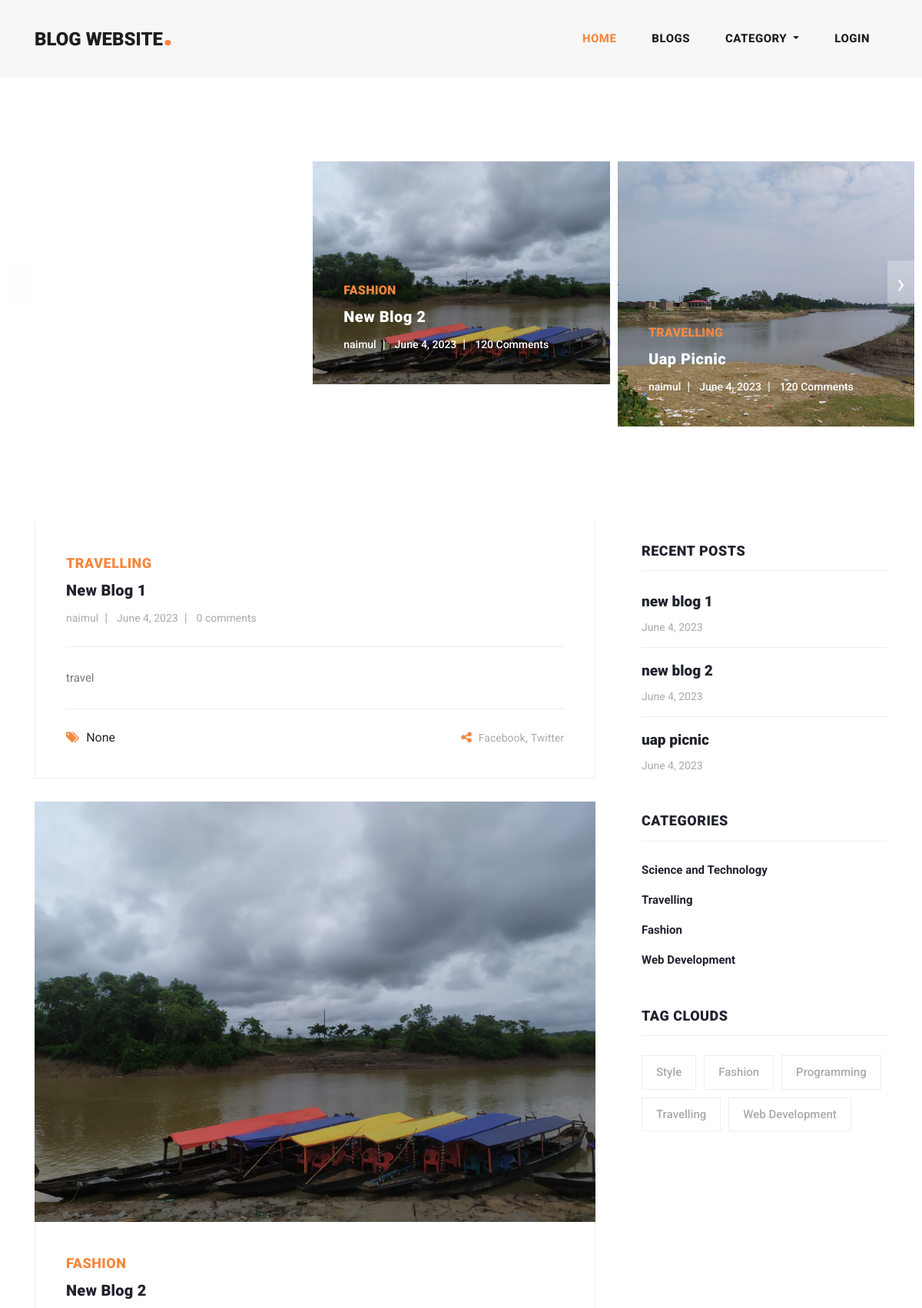
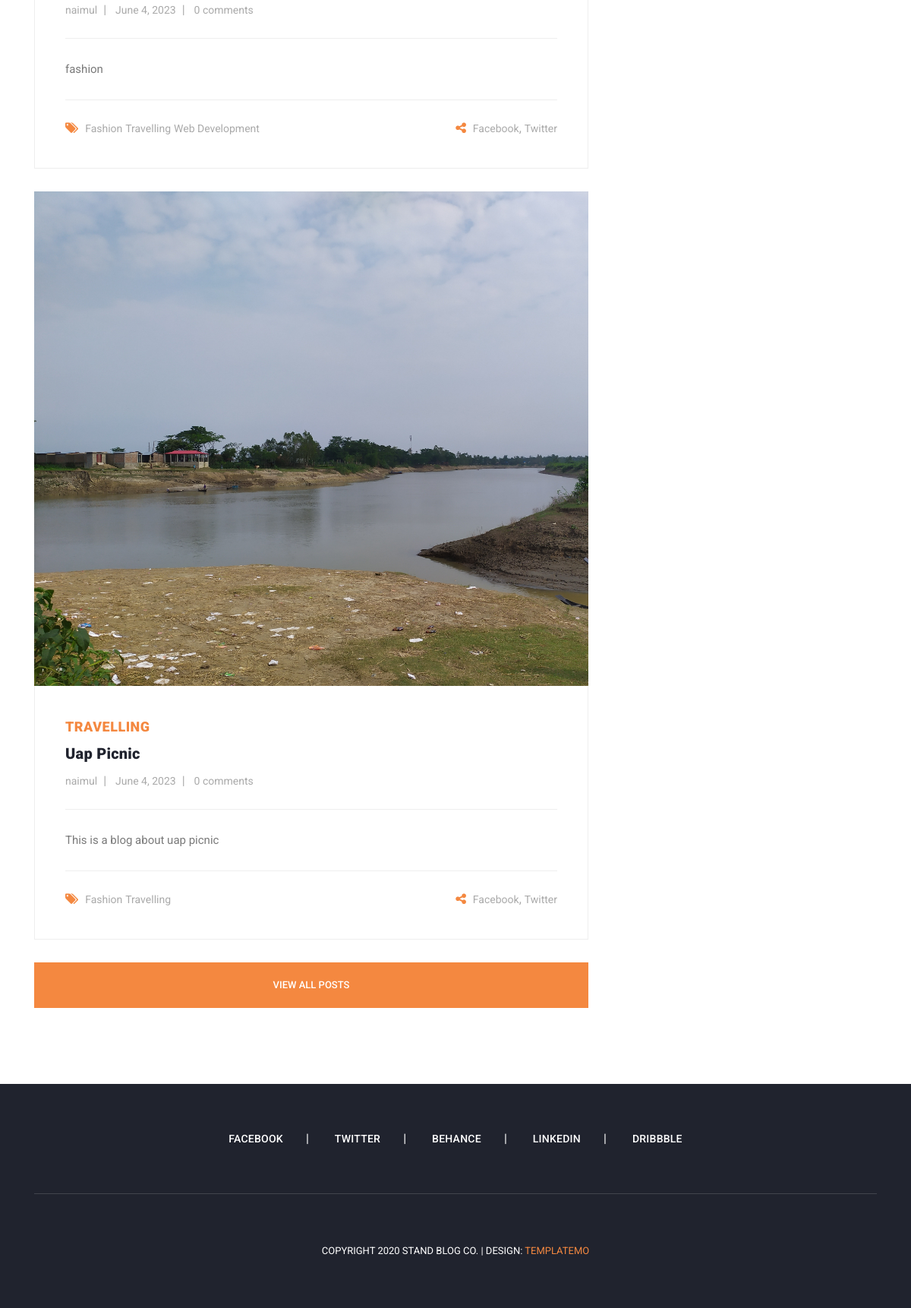
The page / on the database its author committed (2 pictures, top to bottom).
### blog/models.py (models this page shows, shortened)
class Blog(models.Model):
  user = models.ForeignKey(
    User,
    related_name='user_blogs',
    on_delete=models.CASCADE
  )
  category = models.ForeignKey(
    Category,
    related_name='category_blogs',
    on_delete=models.CASCADE
  )
  tags = models.ManyToManyField(
    Tag,
    related_name='tag_blogs',
    blank=True
  )
  likes = models.ManyToManyField(
    User,
    related_name='user_likes',
    blank=True
  )
  title = models.CharField(
    max_length=250
  )
  slug = models.SlugField(null=True, blank=True)
  banner = models.ImageField(upload_to='blog_banners')
  description = models.TextField()
  created_date = models.DateField(auto_now_add=True)

class Category(models.Model):
  title = models.CharField(max_length=150, unique=True)
  slug = models.SlugField(null=True, blank=True)
  created_date = models.DateField(auto_now_add=True)
  def __str__(self) -> str:
    return self.title

class Tag(models.Model):
  title = models.CharField(max_length=150)
  slug = models.SlugField(null=True, blank=True)
  created_date = models.DateField(auto_now_add=True)

### user_profile/models.py (models this page shows, shortened)
class User(AbstractUser):
  email = models.EmailField(
    max_length = 150,
    unique = True,
    error_messages = {
      "unique" : "The email must be unique"
    }
  )
  profile_image = models.ImageField(
    null = True,
    blank = True,
    upload_to = "profile_images"
  )
  REQUIRED_FIELDS = ["email"]
  objects = CustomUserManager()

### blog/views.py (the view)
# urls.py: path('', home, name='home'),
def home(request):
  blogs = Blog.objects.order_by('-created_date')
  tags = Tag.objects.order_by('-created_date')
  context = {
    "blogs": blogs,
    "tags": tags
  }
  return render(request, 'home.html', context)

### blog/context_processors.py (called while the page is built)
def get_all_categories(request):
    categories = Category.objects.all()
    context = {
        "categories": categories
    }
    return context

### templates/home.html (shortened to what this page needs)
{% extends 'base.html' %}
{% load static %}
{% block content %}
{% include 'banner.html' %}
    <section class="blog-posts">
      <div class="container">
        <div class="row">
          <div class="col-lg-8">
            <div class="all-blog-posts">
              <div class="row">
                {% for blog in blogs|slice:"3" %}
                <div class="col-lg-12">
                  <div class="blog-post">
                    <div class="blog-thumb">
                    <img src="{{blog.banner.url}}" alt="">
                    </div>
                    <div class="down-content">
                      <span>{{blog.category}}</span>
                      <a href="#"><h4>{{blog.title}}</h4></a>
                      <ul class="post-info">
                        <li><a href="#">{{blog.user.username}}</a></li>
                        <li><a href="#">{{blog.created_date}}</a></li>
                        <li><a href="#">{{blog.blog_comments.all.count}} comments</a></li>
                      </ul>
                      <p>{{blog.description|truncatewords:30}}</p>
                      <div class="post-options">
                        <div class="row">
                          <div class="col-6">
                            <ul class="post-tags">
                              <li><i class="fa fa-tags"></i></li>
                              {% if blog.tags.all.count > 0 %}
                              {% for tag in blog.tags.all%}
                              <li><a href="#">{{tag.title}}</a></li>
                              {% endfor %}
                              {% else %}
                              None
                              {% endif %}
                            </ul>
                          </div>
                          <div class="col-6">
                            <ul class="post-share">
                              <li><i class="fa fa-share-alt"></i></li>
                              <li><a href="#">Facebook</a>,</li>
                              <li><a href="#"> Twitter</a></li>
                            </ul>
                          </div>
                        </div>
                      </div>
                    </div>
                  </div>
                </div>
                {% endfor %}
                <div class="col-lg-12">
                  <div class="main-button">
                    <a href="{% url 'blogs' %}">View All Posts</a>
                  </div>
                </div>
              </div>
            </div>
          </div>
        {% include 'sidebar.html' %}
        </div>
      </div>
    </section>
{% endblock content %}

### templates/base.html (shortened to what this page needs)
<!DOCTYPE html>
<html lang="en">
  <head>
        {% load static %}
    <link href="{% static 'vendor/bootstrap/css/bootstrap.min.css' %}" rel="stylesheet">
    <link rel="stylesheet" href="{% static 'css/fontawesome.css' %}">
    <link rel="stylesheet" href="{% static 'css/templatemo-stand-blog.css' %}">
    <link rel="stylesheet" href="{% static 'css/owl.css' %}">
    <link rel="stylesheet" href="{% static 'css/main.css' %}">
</head>
<body>
    {% include 'header.html' %}
    {% block content %}
    {% endblock content %}
    {% include 'footer.html' %}
</body>
</html>

### templates/header.html (shortened to what this page needs)
<header class="">
  <nav class="navbar navbar-expand-lg">
    <div class="container">
      <a class="navbar-brand" href="index.html"><h2>Blog Website<em>.</em></h2></a>
      <div class="collapse navbar-collapse" id="navbarResponsive">
        <ul class="navbar-nav ml-auto">
          <li class="nav-item active">
            <a class="nav-link" href="{% url 'home' %}">Home </a>
          </li>
          <li class="nav-item">
            <a class="nav-link" href="{% url 'blogs' %}">Blogs</a>
          </li>
          <li class="nav-item dropdown">
            <a class="nav-link dropdown-toggle" href="#" id="navbarDropdown" role="button" data-toggle="dropdown" aria-haspopup="true" aria-expanded="false">
              Category
            </a>
          </li>
          {% if request.user.is_authenticated %}
          <li class="nav-item dropdown">
            <a class="nav-link dropdown-toggle" href="#" id="navbarDropdown" role="button" data-toggle="dropdown" aria-haspopup="true" aria-expanded="false">
              Profile
            </a>
            <div class="dropdown-menu" aria-labelledby="navbarDropdown">
              <a class="dropdown-item" href="{% url 'profile' %}">My Profile</a>
              <a class="dropdown-item" href="{% url 'logout' %}">Logout</a>
            </div>
          </li>
          {% else %}
          <li class="nav-item">
            <a class="nav-link" href="{% url 'login' %}">Login</a>
          </li>
          {% endif %}
        </ul>
      </div>
    </div>
  </nav>
</header>

### templates/banner.html
    {% load static %}
    <div class="main-banner header-text">
      <div class="container-fluid">
        <div class="owl-banner owl-carousel">
          {% for blog in blogs %}
          <div class="item">
            <img src="{{blog.banner.url}}" alt="">
            <div class="item-content">
              <div class="main-content">
                <div class="meta-category">
                  <span>{{blog.category}}</span>
                </div>
                <a href="#"><h4>{{blog.title}}</h4></a>
                <ul class="post-info">
                  <li><a href="#">{{blog.user.username}}</a></li>
                  <li><a href="#">{{blog.created_date}}</a></li>
                  <li><a href="#">12{{blog.blog_comments.all.count}} Comments</a></li>
                </ul>
              </div>
            </div>
          </div>
          {% endfor %}
        </div>
      </div>
    </div>

### templates/sidebar.html
          <div class="col-lg-4">
            <div class="sidebar">
              <div class="row">
                <div class="col-lg-12">
                </div>
                <div class="col-lg-12">
                  <div class="sidebar-item recent-posts">
                    <div class="sidebar-heading">
                      <h2>Recent Posts</h2>
                    </div>
                    <div class="content">
                      <ul>
                        {% for blog in blogs|slice:"3" %}
                        <li><a href="#">
                          <h5>{{blog.title}}</h5>
                          <span>{{blog.created_date}}</span>
                        </a></li>
                        {% endfor %}
                      </ul>
                    </div>
                  </div>
                </div>
                <div class="col-lg-12">
                  <div class="sidebar-item categories">
                    <div class="sidebar-heading">
                      <h2>Categories</h2>
                    </div>
                    <div class="content">
                      <ul>
                        {% for category in categories %}
                        <li><a href="{% url 'category_blogs' category.slug %}">{{category.title}}</a></li>
                        {% endfor %}
                      </ul>
                    </div>
                  </div>
                </div>
                <div class="col-lg-12">
                  <div class="sidebar-item tags">
                    <div class="sidebar-heading">
                      <h2>Tag Clouds</h2>
                    </div>
                    <div class="content">
                      <ul>
                        {% for tag in tags %}
                        <li><a href="{% url 'tag_blogs' tag.slug %}">{{tag.title}}</a></li>
                        {% endfor %}
                      </ul>
                    </div>
                  </div>
                </div>
              </div>
            </div>
          </div>

### templates/footer.html
    <footer>
      <div class="container">
        <div class="row">
          <div class="col-lg-12">
            <ul class="social-icons">
              <li><a href="#">Facebook</a></li>
              <li><a href="#">Twitter</a></li>
              <li><a href="#">Behance</a></li>
              <li><a href="#">Linkedin</a></li>
              <li><a href="#">Dribbble</a></li>
            </ul>
          </div>
          <div class="col-lg-12">
            <div class="copyright-text">
              <p>Copyright 2020 Stand Blog Co.
                 | Design: <a rel="nofollow" href="https://templatemo.com" target="_parent">TemplateMo</a></p>
            </div>
          </div>
        </div>
      </div>
    </footer>

### templates/scripts.html (shortened to what this page needs)
    {% load static %}

### rows shown on the page
Blog: banner (picture), category "FASHION", title "New Blog 2", user.username "naimul", created_date "June 4, 2023", blog_comments.all.count "0", description "fashion", title "new blog 2"
Blog: banner (picture), category "TRAVELLING", title "Uap Picnic", user.username "naimul", created_date "June 4, 2023", blog_comments.all.count "0", description "This is a blog about uap picnic", title "uap picnic"
Blog: category "TRAVELLING", title "New Blog 1", user.username "naimul", created_date "June 4, 2023", blog_comments.all.count "0", description "travel", shows "None", title "new blog 1"
Tag: title "Fashion"
Tag: title "Travelling"
Tag: title "Web Development"
Category: title "Science and Technology"
Category: title "Travelling"
Category: title "Fashion"
Category: title "Web Development"
Tag: title "Style"
Tag: title "Programming"
